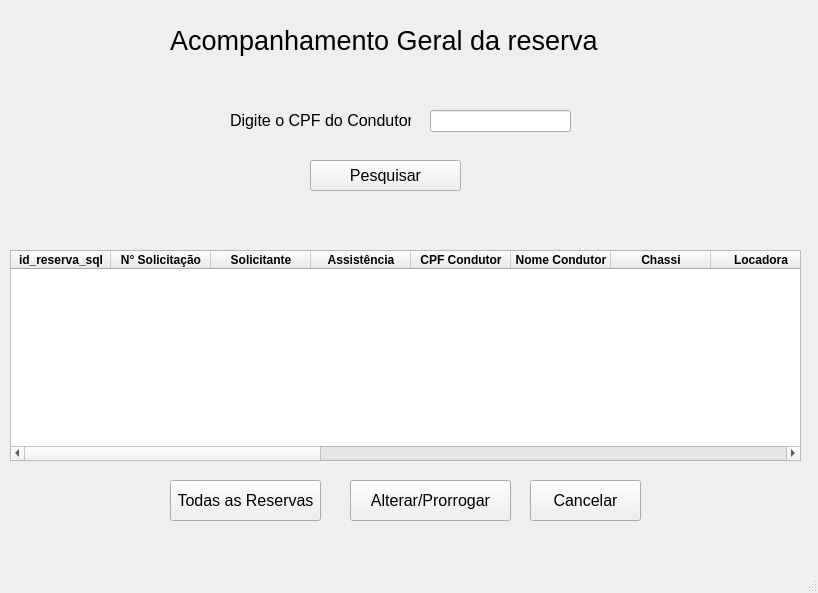
<?xml version="1.0" encoding="UTF-8"?>
<ui version="4.0">
 <class>MainWindow</class>
 <widget class="QMainWindow" name="MainWindow">
  <property name="geometry">
   <rect>
    <x>0</x>
    <y>0</y>
    <width>818</width>
    <height>593</height>
   </rect>
  </property>
  <property name="windowTitle">
   <string>MainWindow</string>
  </property>
  <widget class="QWidget" name="centralwidget">
   <widget class="QLabel" name="label">
    <property name="geometry">
     <rect>
      <x>170</x>
      <y>20</y>
      <width>461</width>
      <height>41</height>
     </rect>
    </property>
    <property name="font">
     <font>
      <pointsize>20</pointsize>
     </font>
    </property>
    <property name="text">
     <string>Acompanhamento Geral da reserva</string>
    </property>
   </widget>
   <widget class="QLabel" name="label_2">
    <property name="geometry">
     <rect>
      <x>230</x>
      <y>110</y>
      <width>181</width>
      <height>21</height>
     </rect>
    </property>
    <property name="font">
     <font>
      <pointsize>12</pointsize>
     </font>
    </property>
    <property name="text">
     <string>Digite o CPF do Condutor</string>
    </property>
   </widget>
   <widget class="QLineEdit" name="lineEdit">
    <property name="geometry">
     <rect>
      <x>430</x>
      <y>110</y>
      <width>141</width>
      <height>22</height>
     </rect>
    </property>
   </widget>
   <widget class="QPushButton" name="pushButton">
    <property name="geometry">
     <rect>
      <x>310</x>
      <y>160</y>
      <width>151</width>
      <height>31</height>
     </rect>
    </property>
    <property name="font">
     <font>
      <pointsize>12</pointsize>
     </font>
    </property>
    <property name="text">
     <string>Pesquisar</string>
    </property>
   </widget>
   <widget class="QTableWidget" name="tableWidget">
    <property name="geometry">
     <rect>
      <x>10</x>
      <y>250</y>
      <width>791</width>
      <height>211</height>
     </rect>
    </property>
    <column>
     <property name="text">
      <string>id_reserva_sql</string>
     </property>
     <property name="font">
      <font>
       <bold>true</bold>
      </font>
     </property>
    </column>
    <column>
     <property name="text">
      <string>N° Solicitação</string>
     </property>
     <property name="font">
      <font>
       <bold>true</bold>
      </font>
     </property>
    </column>
    <column>
     <property name="text">
      <string>Solicitante</string>
     </property>
     <property name="font">
      <font>
       <bold>true</bold>
      </font>
     </property>
    </column>
    <column>
     <property name="text">
      <string>Assistência</string>
     </property>
     <property name="font">
      <font>
       <bold>true</bold>
      </font>
     </property>
    </column>
    <column>
     <property name="text">
      <string>CPF Condutor</string>
     </property>
     <property name="font">
      <font>
       <bold>true</bold>
      </font>
     </property>
    </column>
    <column>
     <property name="text">
      <string>Nome Condutor</string>
     </property>
     <property name="font">
      <font>
       <bold>true</bold>
      </font>
     </property>
    </column>
    <column>
     <property name="text">
      <string>Chassi</string>
     </property>
     <property name="font">
      <font>
       <bold>true</bold>
      </font>
     </property>
    </column>
    <column>
     <property name="text">
      <string>Locadora</string>
     </property>
     <property name="font">
      <font>
       <bold>true</bold>
      </font>
     </property>
    </column>
    <column>
     <property name="text">
      <string>N° Reserva</string>
     </property>
     <property name="font">
      <font>
       <bold>true</bold>
      </font>
     </property>
    </column>
    <column>
     <property name="text">
      <string>Categoria</string>
     </property>
     <property name="font">
      <font>
       <bold>true</bold>
      </font>
     </property>
    </column>
    <column>
     <property name="text">
      <string>Data Retirada</string>
     </property>
     <property name="font">
      <font>
       <bold>true</bold>
      </font>
     </property>
    </column>
    <column>
     <property name="text">
      <string>Data Devolução</string>
     </property>
     <property name="font">
      <font>
       <bold>true</bold>
      </font>
     </property>
    </column>
    <column>
     <property name="text">
      <string>Qnt Diárias Iniciais</string>
     </property>
     <property name="font">
      <font>
       <bold>true</bold>
      </font>
     </property>
    </column>
    <column>
     <property name="text">
      <string>Modelo Veículo</string>
     </property>
     <property name="font">
      <font>
       <bold>true</bold>
      </font>
     </property>
    </column>
    <column>
     <property name="text">
      <string>Concessionária</string>
     </property>
     <property name="font">
      <font>
       <bold>true</bold>
      </font>
     </property>
    </column>
    <column>
     <property name="text">
      <string>Tipo Retirada</string>
     </property>
     <property name="font">
      <font>
       <bold>true</bold>
      </font>
     </property>
    </column>
    <column>
     <property name="text">
      <string>Qtd Diárias Totais</string>
     </property>
     <property name="font">
      <font>
       <bold>true</bold>
      </font>
     </property>
    </column>
    <column>
     <property name="text">
      <string>Status Reserva</string>
     </property>
     <property name="font">
      <font>
       <bold>true</bold>
      </font>
     </property>
    </column>
   </widget>
   <widget class="QPushButton" name="pushButton_6">
    <property name="geometry">
     <rect>
      <x>170</x>
      <y>480</y>
      <width>151</width>
      <height>41</height>
     </rect>
    </property>
    <property name="font">
     <font>
      <pointsize>12</pointsize>
     </font>
    </property>
    <property name="text">
     <string>Todas as Reservas</string>
    </property>
   </widget>
   <widget class="QPushButton" name="pushButton_7">
    <property name="geometry">
     <rect>
      <x>350</x>
      <y>480</y>
      <width>161</width>
      <height>41</height>
     </rect>
    </property>
    <property name="font">
     <font>
      <pointsize>12</pointsize>
     </font>
    </property>
    <property name="text">
     <string>Alterar/Prorrogar</string>
    </property>
   </widget>
   <widget class="QPushButton" name="pushButton_3">
    <property name="geometry">
     <rect>
      <x>530</x>
      <y>480</y>
      <width>111</width>
      <height>41</height>
     </rect>
    </property>
    <property name="font">
     <font>
      <pointsize>12</pointsize>
     </font>
    </property>
    <property name="text">
     <string>Cancelar</string>
    </property>
   </widget>
  </widget>
  <widget class="QMenuBar" name="menubar">
   <property name="geometry">
    <rect>
     <x>0</x>
     <y>0</y>
     <width>818</width>
     <height>22</height>
    </rect>
   </property>
  </widget>
  <widget class="QStatusBar" name="statusbar"/>
 </widget>
 <resources/>
 <connections/>
</ui>
